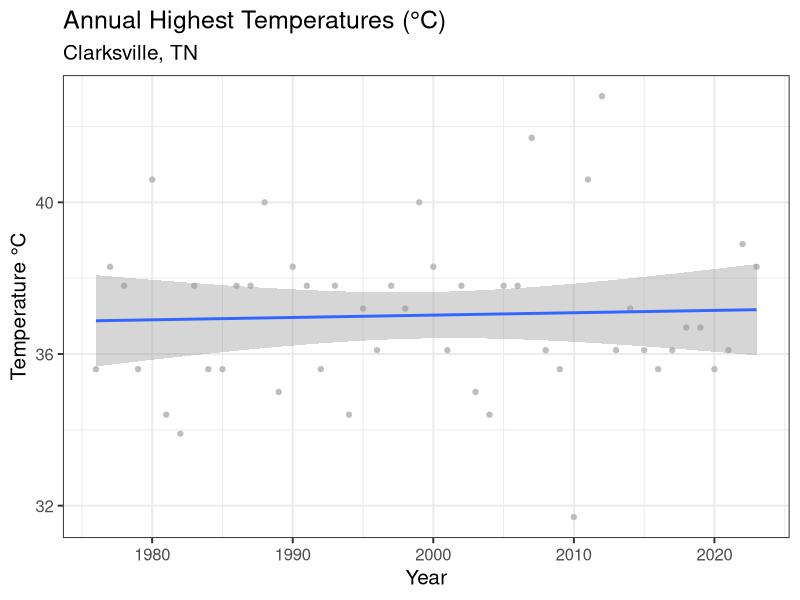
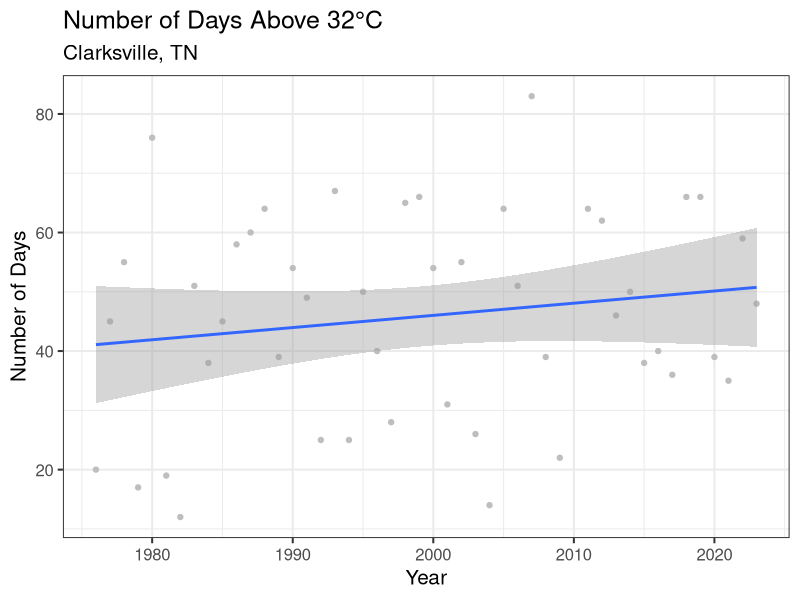

R code for these plots, in order: (Note: this script raises an error after producing the figures.)
## R code to manipulate and plot climate data for Tennessee ##
## Written Joe Endris ##

library(readr)
library(dplyr)
library(tidyverse)
library(ggplot2)
library(lubridate)

#read in Tennessee climate data
TN <- read_csv("data/Tennessee_climate.csv")

####################################
####Tennessee segment starts here###
####################################

str(TN)  #view structure of data ##

## create column for julian date##
TN$julian_date <- yday(TN$DATE)

#omit NA in TMAX recordings 
TN<-TN[complete.cases(TN[,9]),]

## monthly mean low temp ##
## update this after creating julian dates ##
TN_TMAX <- TN %>%
  group_by(year=lubridate::floor_date(DATE, "year")) %>%
  summarise(total = max(TMAX))

## create graph for temps by month of year ##

TN_TMAX %>%
  filter(year>1980) %>%
  ggplot(aes(x = year, y = total)) +
  geom_point(color = "grey") +
  geom_smooth(stat="smooth",method="lm")+
  labs(title = "Annual Highest Temperatures (°C)",
       subtitle = "Clarksville, TN",
       y= "Temperature °C",
       x= "Year") + theme_bw(base_size = 15)


#number of days above 32.2
TN_32.2 <- TN %>%
  group_by(year=lubridate::floor_date(DATE, "year")) %>%
  summarise(n=sum(TMAX>32.2))

#plot number of days above 32.2
TN_32.2 %>%
  filter(as.integer(year)>1980)%>%
  filter(n>0)%>%
  ggplot(aes(x = year, y = n)) +
  geom_point(color = "grey") +
  geom_smooth(method="lm")+
  labs(title = "Number of Days Above 32°C",
       subtitle = "Clarksville, TN",
       y= "Number of Days",
       x= "Year") + theme_bw(base_size = 15)


TN_32.2 %>%
  filter(n>0)%>%
  filter(year>1960)

##################################
####Alabama segment starts here###
##################################

str(AL)  #view structure of data ##

## create column for julian date##
## trying to replicate https://stackoverflow.com/questions/21414847/convert-a-date-vector-into-julian-day-in-r##
AL <- mutate(AL, Julian=format(DATE,"%j"))

#omit NA in temperature recordings 
AL<-AL[complete.cases(AL[,4]),]

## monthly mean low temp ##
## update this after creating julian dates ##
AL_TMAX <- AL %>%
  group_by(year=lubridate::floor_date(DATE, "year")) %>%
  summarise(total = max(TMAX))

###max temp by month May-Sep##
AL_monthly_TMAX <- AL %>%


## create graph for temps by month of year ##
  
  AL_TMAX %>%
  filter(year>1950) %>%
  ggplot(aes(x = year, y = total)) +
  geom_point(color = "grey") +
  geom_smooth(stat="smooth",method="lm")+
  labs(title = "Annual Highest Temperatures (°C)",
       subtitle = "Tuscaloosa, AL",
       y= "Temperature °C",
       x= "Year") + theme_bw(base_size = 15)

#number of days above 32.2
AL_32.2 <- AL %>%
  group_by(year=lubridate::floor_date(DATE, "year")) %>%
  summarise(n=sum(TMAX>32.2))

#plot number of days above 32.2
AL_32.2 %>%
  filter(as.integer(year)>1950)%>%
  filter(n>0)%>%
  ggplot(aes(x = year, y = n)) +
  geom_point(color = "grey") +
  geom_smooth(method="lm")+
  labs(title = "Number of Days >32.2 (°C)",
       subtitle = "Tuscaloosa, AL",
       y= "Number of Days",
       x= "Year") + theme_bw(base_size = 15)


AL_32.2 %>%
  filter(n>0)%>%
  filter(year>1960)

##################################
####Indiana segment starts here###
##################################

str(IN)  #view structure of data ##

## create column for julian date##
## trying to replicate https://stackoverflow.com/questions/21414847/convert-a-date-vector-into-julian-day-in-r##
IN <- mutate(IN, Julian=format(DATE,"%j"))

#omit NA in temperature recordings 
IN<-IN[complete.cases(IN[,4]),]

## monthly mean low temp ##
## update this after creating julian dates ##
IN_TMAX <- IN %>%
  group_by(year=lubridate::floor_date(DATE, "year")) %>%
  summarise(total = max(TMAX))

## create graph for temps by month of year ##

IN_TMAX %>%
  filter(year>1980) %>%
  ggplot(aes(x = year, y = total)) +
  geom_point(color = "grey") +
  geom_smooth(stat="smooth",method="lm")+
  labs(title = "Annual Highest Temperatures (°C)",
       subtitle = "Hoosier National Forest, IN",
       y= "Temperature °C",
       x= "Year") + theme_bw(base_size = 15)


#number of days above 32.2
IN_32.2 <- IN %>%
  group_by(year=lubridate::floor_date(DATE, "year")) %>%
  summarise(n=sum(TMAX>32.2))

#plot number of days above 32.2
IN_32.2 %>%
  filter(as.integer(year)>1980)%>%
  filter(n>0)%>%
  ggplot(aes(x = year, y = n)) +
  geom_point(color = "grey") +
  geom_smooth(method="lm")+
  labs(title = "Number of Days >32.2 (°C)",
       subtitle = "Hoosier National Forest, IN",
       y= "Number of Days",
       x= "Year") + theme_bw(base_size = 15)


IN_32.2 %>%
  filter(n>0)%>%
  filter(year>1960)

##################################
####Michigan segment starts here###
##################################

str(MI)  #view structure of data ##

## create column for julian date##
## trying to replicate https://stackoverflow.com/questions/21414847/convert-a-date-vector-into-julian-day-in-r##
MI <- mutate(MI, Julian=format(DATE,"%j"))

#omit NA in temperature recordings 
MI<-MI[complete.cases(MI[,4]),]

## monthly mean low temp ##
## update this after creating julian dates ##
MI_TMAX <- MI %>%
  group_by(year=lubridate::floor_date(DATE, "year")) %>%
  summarise(total = max(TMAX))

## create graph for temps by month of year ##

MI_TMAX %>%
  filter(year>1980) %>%
  ggplot(aes(x = year, y = total)) +
  geom_point(color = "grey") +
  geom_smooth(stat="smooth",method="lm")+
  labs(title = "Annual Highest Temperatures (°C)",
       subtitle = "Chelsea, MI",
       y= "Temperature °C",
       x= "Year") + theme_bw(base_size = 15)


#number of days above 32.2
MI_32.2 <- MI %>%
  group_by(year=lubridate::floor_date(DATE, "year")) %>%
  summarise(n=sum(TMAX>32.2))

#plot number of days above 32.2
MI_32.2 %>%
  filter(as.integer(year)>1980)%>%
  filter(n>0)%>%
  ggplot(aes(x = year, y = n)) +
  geom_point(color = "grey") +
  geom_smooth(method="lm")+
  labs(title = "Number of Days >32.2 (°C)",
       subtitle = "Chelsea, MI",
       y= "Number of Days",
       x= "Year") + theme_bw(base_size = 15)


MI_32.2 %>%
  filter(n>0)%>%
  filter(year>1960)
